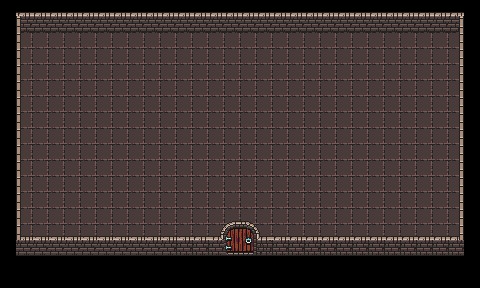

Rendered tile map (Tiled .tmx) drawn with the repository's tilesets; below, a short description and the full map source, tile grids included:
An orthogonal 30x18 tile map with 16x16 px tiles, 4 tile layers (Ground, Walls, TopWall, Topwall 2).

<map version="1.10" tiledversion="1.10.2" orientation="orthogonal" renderorder="right-down" width="30" height="18" tilewidth="16" tileheight="16" infinite="0" nextlayerid="6" nextobjectid="1">
 <tileset firstgid="1" source="map.tsx" />
 <layer id="1" name="Ground" width="30" height="18">
  <data encoding="csv">
0,0,0,0,0,0,0,0,0,0,0,0,0,0,0,0,0,0,0,0,0,0,0,0,0,0,0,0,0,0,
0,130,130,130,130,130,130,130,130,130,130,130,130,130,130,130,130,130,130,130,130,130,130,130,130,130,130,130,130,0,
0,130,130,130,130,130,130,130,130,130,130,130,130,130,130,130,130,130,130,130,130,130,130,130,130,130,130,130,130,0,
0,130,130,130,130,130,130,130,130,130,130,130,130,130,130,130,130,130,130,130,130,130,130,130,130,130,130,130,130,0,
0,130,130,130,130,130,130,130,130,130,130,130,130,130,130,130,130,130,130,130,130,130,130,130,130,130,130,130,130,0,
0,130,130,130,130,130,130,130,130,130,130,130,130,130,130,130,130,130,130,130,130,130,130,130,130,130,130,130,130,0,
0,130,130,130,130,130,130,130,130,130,130,130,130,130,130,130,130,130,130,130,130,130,130,130,130,130,130,130,130,0,
0,130,130,130,130,130,130,130,130,130,130,130,130,130,130,130,130,130,130,130,130,130,130,130,130,130,130,130,130,0,
0,130,130,130,130,130,130,130,130,130,130,130,130,130,130,130,130,130,130,130,130,130,130,130,130,130,130,130,130,0,
0,130,130,130,130,130,130,130,130,130,130,130,130,130,130,130,130,130,130,130,130,130,130,130,130,130,130,130,130,0,
0,130,130,130,130,130,130,130,130,130,130,130,130,130,130,130,130,130,130,130,130,130,130,130,130,130,130,130,130,0,
0,130,130,130,130,130,130,130,130,130,130,130,130,130,130,130,130,130,130,130,130,130,130,130,130,130,130,130,130,0,
0,130,130,130,130,130,130,130,130,130,130,130,130,130,130,130,130,130,130,130,130,130,130,130,130,130,130,130,130,0,
0,130,130,130,130,130,130,130,130,130,130,130,130,130,130,130,130,130,130,130,130,130,130,130,130,130,130,130,130,0,
0,130,130,130,130,130,130,130,130,130,130,130,130,130,130,130,130,130,130,130,130,130,130,130,130,130,130,130,130,0,
0,130,130,130,130,130,130,130,130,130,130,130,130,130,130,130,130,130,130,130,130,130,130,130,130,130,130,130,130,0,
0,0,0,0,0,0,0,0,0,0,0,0,0,0,0,0,0,0,0,0,0,0,0,0,0,0,0,0,0,0,
0,0,0,0,0,0,0,0,0,0,0,0,0,0,0,0,0,0,0,0,0,0,0,0,0,0,0,0,0,0
</data>
 </layer>
 <layer id="3" name="Walls" width="30" height="18">
  <data encoding="csv">
0,0,0,0,0,0,0,0,0,0,0,0,0,0,0,0,0,0,0,0,0,0,0,0,0,0,0,0,0,0,
0,35,35,35,35,35,35,35,35,35,35,35,35,35,35,35,35,35,35,35,35,35,35,35,35,35,35,35,35,0,
0,0,0,0,0,0,0,0,0,0,0,0,0,0,0,0,0,0,0,0,0,0,0,0,0,0,0,0,0,0,
0,0,0,0,0,0,0,0,0,0,0,0,0,0,0,0,0,0,0,0,0,0,0,0,0,0,0,0,0,0,
0,0,0,0,0,0,0,0,0,0,0,0,0,0,0,0,0,0,0,0,0,0,0,0,0,0,0,0,0,0,
0,0,0,0,0,0,0,0,0,0,0,0,0,0,0,0,0,0,0,0,0,0,0,0,0,0,0,0,0,0,
0,0,0,0,0,0,0,0,0,0,0,0,0,0,0,0,0,0,0,0,0,0,0,0,0,0,0,0,0,0,
0,0,0,0,0,0,0,0,0,0,0,0,0,0,0,0,0,0,0,0,0,0,0,0,0,0,0,0,0,0,
0,0,0,0,0,0,0,0,0,0,0,0,0,0,0,0,0,0,0,0,0,0,0,0,0,0,0,0,0,0,
0,0,0,0,0,0,0,0,0,0,0,0,0,0,0,0,0,0,0,0,0,0,0,0,0,0,0,0,0,0,
0,0,0,0,0,0,0,0,0,0,0,0,0,0,0,0,0,0,0,0,0,0,0,0,0,0,0,0,0,0,
0,0,0,0,0,0,0,0,0,0,0,0,0,0,0,0,0,0,0,0,0,0,0,0,0,0,0,0,0,0,
0,0,0,0,0,0,0,0,0,0,0,0,0,0,0,0,0,0,0,0,0,0,0,0,0,0,0,0,0,0,
0,0,0,0,0,0,0,0,0,0,0,0,0,0,451,452,0,0,0,0,0,0,0,0,0,0,0,0,0,0,
0,0,0,0,0,0,0,0,0,0,0,0,0,482,483,484,485,0,0,0,0,0,0,0,0,0,0,0,0,0,
0,35,35,35,35,35,35,35,35,35,35,34,34,34,515,516,517,34,34,34,34,34,34,34,34,34,34,34,34,0,
0,0,0,0,0,0,0,0,0,0,0,0,0,0,0,0,0,0,0,0,0,0,0,0,0,0,0,0,0,0,
0,0,0,0,0,0,0,0,0,0,0,0,0,0,0,0,0,0,0,0,0,0,0,0,0,0,0,0,0,0
</data>
 </layer>
 <layer id="4" name="TopWall" width="30" height="18">
  <data encoding="csv">
0,3,3,3,3,3,3,3,3,3,3,3,3,3,3,3,3,3,3,3,3,3,3,3,3,3,3,3,3,0,
0,323,0,0,0,0,0,0,0,0,0,0,0,0,0,0,0,0,0,0,0,0,0,0,0,0,0,0,292,0,
0,322,0,0,0,0,0,0,0,0,0,0,0,0,0,0,0,0,0,0,0,0,0,0,0,0,0,0,324,0,
0,0,0,0,0,0,0,0,0,0,0,0,0,0,0,0,0,0,0,0,0,0,0,0,0,0,0,0,324,0,
0,0,0,0,0,0,0,0,0,0,0,0,0,0,0,0,0,0,0,0,0,0,0,0,0,0,0,0,324,0,
0,0,0,0,0,0,0,0,0,0,0,0,0,0,0,0,0,0,0,0,0,0,0,0,0,0,0,0,324,0,
0,0,0,0,0,0,0,0,0,0,0,0,0,0,0,0,0,0,0,0,0,0,0,0,0,0,0,0,324,0,
0,0,0,0,0,0,0,0,0,0,0,0,0,0,0,0,0,0,0,0,0,0,0,0,0,0,0,0,324,0,
0,0,0,0,0,0,0,0,0,0,0,0,0,0,0,0,0,0,0,0,0,0,0,0,0,0,0,0,324,0,
0,0,0,0,0,0,0,0,0,0,0,0,0,0,0,0,0,0,0,0,0,0,0,0,0,0,0,0,324,0,
0,0,0,0,0,0,0,0,0,0,0,0,0,0,0,0,0,0,0,0,0,0,0,0,0,0,0,0,324,0,
0,0,0,0,0,0,0,0,0,0,0,0,0,0,0,0,0,0,0,0,0,0,0,0,0,0,0,0,324,0,
0,0,0,0,0,0,0,0,0,0,0,0,0,0,0,0,0,0,0,0,0,0,0,0,0,0,0,0,324,0,
0,0,0,0,0,0,0,0,0,0,0,0,0,0,0,0,0,0,0,0,0,0,0,0,0,0,0,0,324,0,
0,3,2,2,2,2,2,2,2,2,2,2,3,0,0,0,0,3,3,3,3,3,3,3,3,3,3,3,3,0,
0,0,0,0,0,0,0,0,0,0,0,0,0,0,0,0,0,0,0,0,0,0,0,0,0,0,0,0,0,0,
0,0,0,0,0,0,0,0,0,0,0,0,0,0,0,0,0,0,0,0,0,0,0,0,0,0,0,0,0,0,
0,0,0,0,0,0,0,0,0,0,0,0,0,0,0,0,0,0,0,0,0,0,0,0,0,0,0,0,0,0
</data>
 </layer>
 <layer id="5" name="Topwall 2" width="30" height="18">
  <data encoding="csv">
0,0,0,0,0,0,0,0,0,0,0,0,0,0,0,0,0,0,0,0,0,0,0,0,0,0,0,0,0,0,
0,0,0,0,0,0,0,0,0,0,0,0,0,0,0,0,0,0,0,0,0,0,0,0,0,0,0,0,0,0,
0,323,0,0,0,0,0,0,0,0,0,0,0,0,0,0,0,0,0,0,0,0,0,0,0,0,0,0,0,0,
0,323,0,0,0,0,0,0,0,0,0,0,0,0,0,0,0,0,0,0,0,0,0,0,0,0,0,0,0,0,
0,323,0,0,0,0,0,0,0,0,0,0,0,0,0,0,0,0,0,0,0,0,0,0,0,0,0,0,0,0,
0,323,0,0,0,0,0,0,0,0,0,0,0,0,0,0,0,0,0,0,0,0,0,0,0,0,0,0,0,0,
0,323,0,0,0,0,0,0,0,0,0,0,0,0,0,0,0,0,0,0,0,0,0,0,0,0,0,0,0,0,
0,323,0,0,0,0,0,0,0,0,0,0,0,0,0,0,0,0,0,0,0,0,0,0,0,0,0,0,0,0,
0,323,0,0,0,0,0,0,0,0,0,0,0,0,0,0,0,0,0,0,0,0,0,0,0,0,0,0,0,0,
0,323,0,0,0,0,0,0,0,0,0,0,0,0,0,0,0,0,0,0,0,0,0,0,0,0,0,0,0,0,
0,323,0,0,0,0,0,0,0,0,0,0,0,0,0,0,0,0,0,0,0,0,0,0,0,0,0,0,0,0,
0,323,0,0,0,0,0,0,0,0,0,0,0,0,0,0,0,0,0,0,0,0,0,0,0,0,0,0,0,0,
0,323,0,0,0,0,0,0,0,0,0,0,0,0,0,0,0,0,0,0,0,0,0,0,0,0,0,0,0,0,
0,323,0,0,0,0,0,0,0,0,0,0,0,0,0,0,0,0,0,0,0,0,0,0,0,0,0,0,0,0,
0,323,0,0,0,0,0,0,0,0,0,0,0,0,0,0,0,0,0,0,0,0,0,0,0,0,0,0,324,0,
0,0,0,0,0,0,0,0,0,0,0,0,0,0,0,0,0,0,0,0,0,0,0,0,0,0,0,0,0,0,
0,0,0,0,0,0,0,0,0,0,0,0,0,0,0,0,0,0,0,0,0,0,0,0,0,0,0,0,0,0,
0,0,0,0,0,0,0,0,0,0,0,0,0,0,0,0,0,0,0,0,0,0,0,0,0,0,0,0,0,0
</data>
 </layer>
</map>
